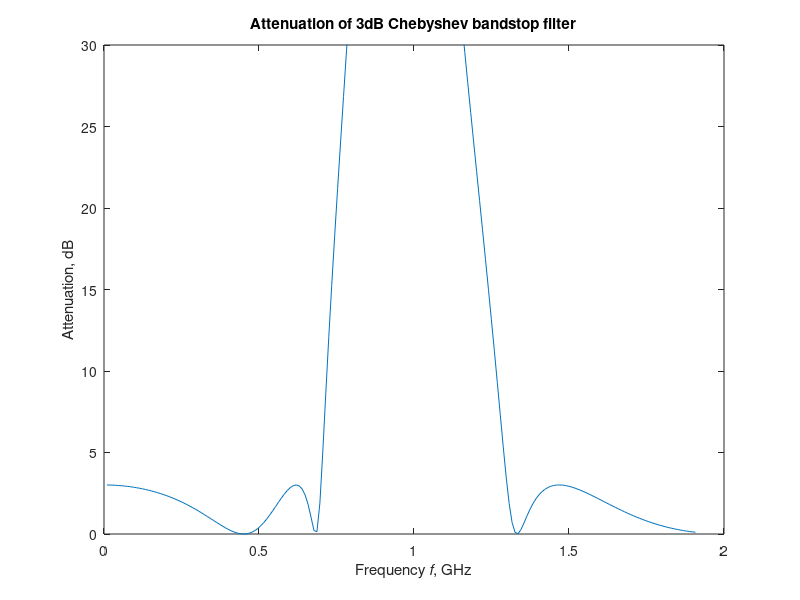

The MATLAB script that drew this image:
%
%   Computation of attenuation profile for the bandstop filter obtained
%   from the lowpass 3dB Chebyshev prototype
% 
%   Copyright (c) 1999 by P.Bretchko and R.Ludwig
%   "RF Circuit Design: Theory and Practice"
%

close all; % close all opened graphs
clear all; % clear all variables
figure;    % open new graph

%bandstop filter
w_U=1.3e9*(2*pi);  % upper cut-off frequency of 1.3GHz
w_L=0.7e9*(2*pi);  % lower cut-off frequency of 0.7GHz
w_c=sqrt(w_U*w_L); % center frequency
w_real=(0.01:0.01:2)*w_c;

w_bandpass=w_c./(w_U-w_L).*(w_real/w_c-w_c./w_real);
w=1./w_bandpass;
IL=10*log10(1+(1-8*w.^2+8*w.^4).^2);

plot(w_real/(2*pi)/1e9,IL);
axis([0 2 0 30]);
title('Attenuation of 3dB Chebyshev bandstop filter');
xlabel('Frequency {\itf}, GHz');
ylabel('Attenuation, dB');
%print -deps 'fig5_29.eps'
